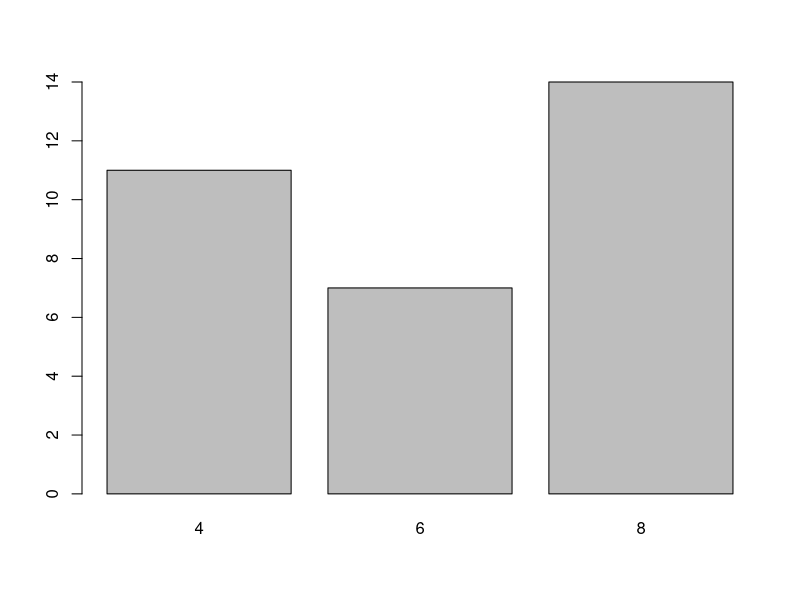
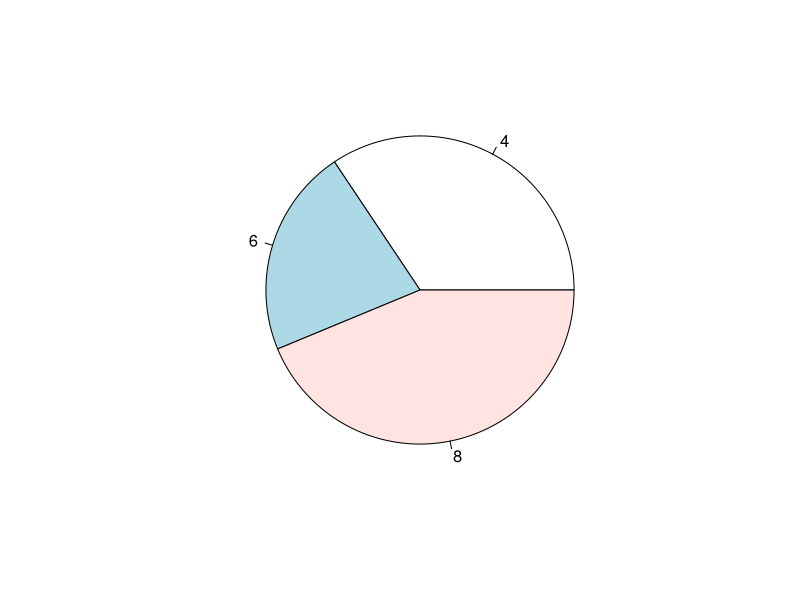
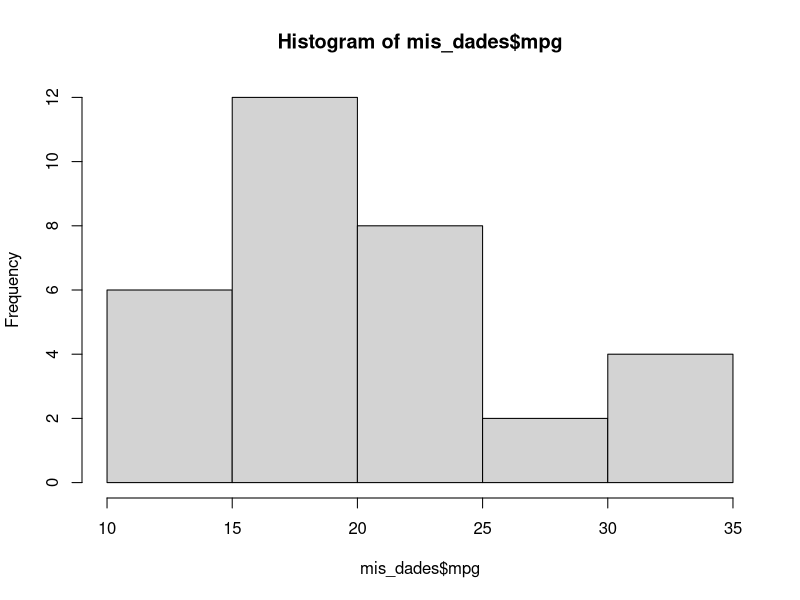

Recreate these plots in R, in order.
#Codigo para problema 2
#és un gràfic de variables discretes per varaiables contínues (barplot)
#taula de freqüències 
mis_dades <- mtcars
mis_dades$cyl
# freqüència absoluta
ni <- table(mis_dades$cyl)
barplot(ni)
#freqüència relativa (probabilitats)
fi <- ni/length(mis_dades$cyl)
pie(fi)
#freqüència acumulada
Ni <- cumsum(ni)
#freqüència relativa acumulada
Fi <- Ni/length(mis_dades$cyl)
Fi

cbind(ni, fi, Ni, Fi)
#taula de freqüències per contínues
x <- mis_dades$mpg
y <- cut(x,10)

ni <- table(y)
fi <- ni/length(y)
Ni <- cumsum(ni)
Fi <- Ni/length(y)
cbind(ni, fi, Ni, Fi)

hist(mis_dades$mpg)
